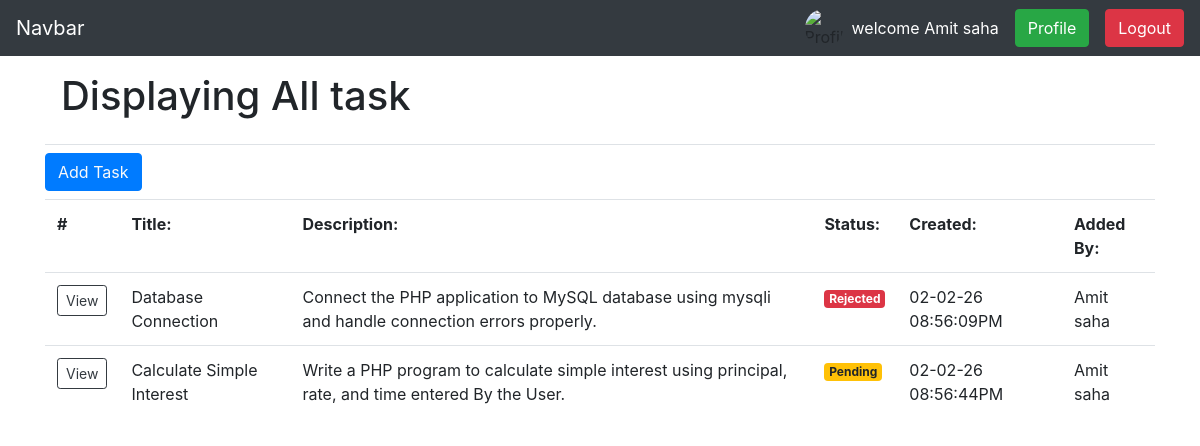
/task.php (signed in), run on the app's committed database.
### tables this page shows
CREATE TABLE `tasks` (
  `task_id` varchar(100) NOT NULL,
  `title` text NOT NULL,
  `description` text NOT NULL,
  `status` varchar(20) NOT NULL DEFAULT 'Pending',
  `user_id` varchar(100) NOT NULL,
  `created` timestamp NOT NULL DEFAULT current_timestamp()
);

CREATE TABLE `users` (
  `user_id` varchar(100) NOT NULL,
  `name` varchar(200) NOT NULL,
  `email` varchar(100) NOT NULL,
  `mobile` varchar(20) NOT NULL,
  `pass1` varchar(255) NOT NULL,
  `education` text NOT NULL,
  `language` text NOT NULL,
  `profile_pic` varchar(255) NOT NULL,
  `role` varchar(10) NOT NULL DEFAULT 'regular',
  `created` timestamp NOT NULL DEFAULT current_timestamp()
);

### task.php (the view, shortened to what this page needs)
<!DOCTYPE html>
<html lang="en">
<head>
  <?php include_once('./assets/plugins.php');?>
</head>
<body>
    <?php include('./assets/nav.php');?>
  <div class="container">
    <header class="modal-header">
      <h1>Displaying All task</h1>
    </header>
    <button  class="btn btn-primary my-2"><a href="add_tasks.php" style="text-decoration: none;" class="text-light">Add Task</a></button>
     <table class="table table-hover">
            <tr>
                <th>#</th>
                <th>Title:</th>
                <th>Description:</th>
                <th>Status:</th>
                <th>Created:</th>
                <th>Added By:</th>
            </tr>
<?php
         $con = new MYSQLi(HOST,USER,PASS,DB);
         if($con->connect_error) die($con->connect_error);
         else {
            $isAdmin=($_SESSION['ROLE']=='admin') ? true : false;
            $SQL='';
            if($isAdmin){
               $SQL = "SELECT tasks.*,users.name,users.role from tasks INNER JOIN users on(tasks.user_id=users.user_id)";
            }else{
              $SQL="SELECT tasks.*,users.name,users.role from tasks INNER JOIN users on(tasks.user_id=users.user_id) and users.user_id= '".$_SESSION['USER_ID']."'";
            }
             $stmt = $con->prepare($SQL);
            $stmt->execute();
            $resultSet = $stmt->get_result();
            while($rows = $resultSet->fetch_assoc()){
           if($rows['status'] =="Pending"){
             $className="badge-warning";
            }else if($rows['status'] =="Rejected"){
              $className="badge-danger";
            }else if($rows['status'] =="Completed"){
              $className="badge-success";
            }
                  ?>
                  <tr>
                 <td><a class="btn btn-sm btn-outline-dark" href="view_task.php?tid=<?php echo $rows['task_id'];?>">View</a></td>
                 <td><?php echo $rows['title'];?></td>
                 <td><?php echo $rows['description'];?></td>
                 <td> <span class="badge badge-pills <?php echo $className;?>"><?php echo $rows['status'];?></span> </td>
                <td><?php echo date("d-m-y h:i:sA",strtotime($rows['created']));?></td>
                 <td><?php echo $rows['name'];?></td>
                </tr>
<?php
         }
         }
?>
  </table>
  </div>
</body>
</html>

### data on the page
tasks: title "Database Connection", description "Connect the PHP application to MySQL database using mysqli and handle connection errors properly.", status "Rejected", created "02-02-26 08:56:09PM", user.name "Amit saha"
tasks: title "Calculate Simple Interest", description "Write a PHP program to calculate simple interest using principal, rate, and time entered By the User.", status "Pending", created "02-02-26 08:56:44PM", user.name "Amit saha"

### other printed values
$_SESSION['USER'] "Amit saha"
